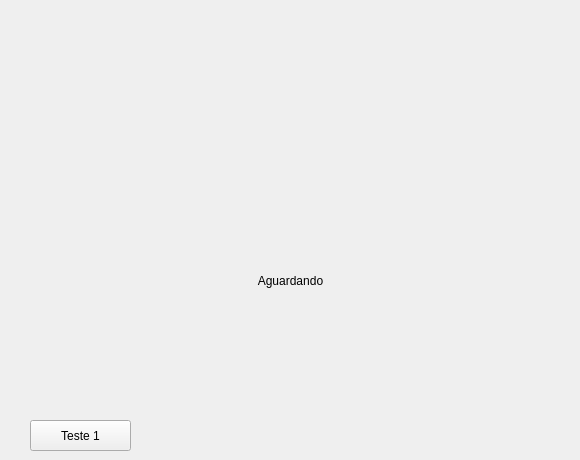
      <widget class="QWidget" name="tab_12">
       <attribute name="title">
        <string>Simulacao Forno</string>
       </attribute>
       <widget class="matplotlibWidget" name="widget_2" native="true">
        <property name="enabled">
         <bool>false</bool>
        </property>
        <property name="geometry">
         <rect>
          <x>10</x>
          <y>10</y>
          <width>561</width>
          <height>191</height>
         </rect>
        </property>
        <widget class="QLabel" name="label_layoutForno_2">
         <property name="geometry">
          <rect>
           <x>0</x>
           <y>180</y>
           <width>361</width>
           <height>161</height>
          </rect>
         </property>
         <property name="text">
          <string>Layout-teste</string>
         </property>
         <property name="alignment">
          <set>Qt::AlignCenter</set>
         </property>
        </widget>
       </widget>
       <widget class="QPushButton" name="pushButton_teste1">
        <property name="geometry">
         <rect>
          <x>30</x>
          <y>420</y>
          <width>101</width>
          <height>31</height>
         </rect>
        </property>
        <property name="text">
         <string>Teste 1</string>
        </property>
       </widget>
       <widget class="QLabel" name="label_37">
        <property name="geometry">
         <rect>
          <x>10</x>
          <y>210</y>
          <width>561</width>
          <height>141</height>
         </rect>
        </property>
        <property name="text">
         <string>Aguardando</string>
        </property>
        <property name="alignment">
         <set>Qt::AlignCenter</set>
        </property>
       </widget>
      </widget>
